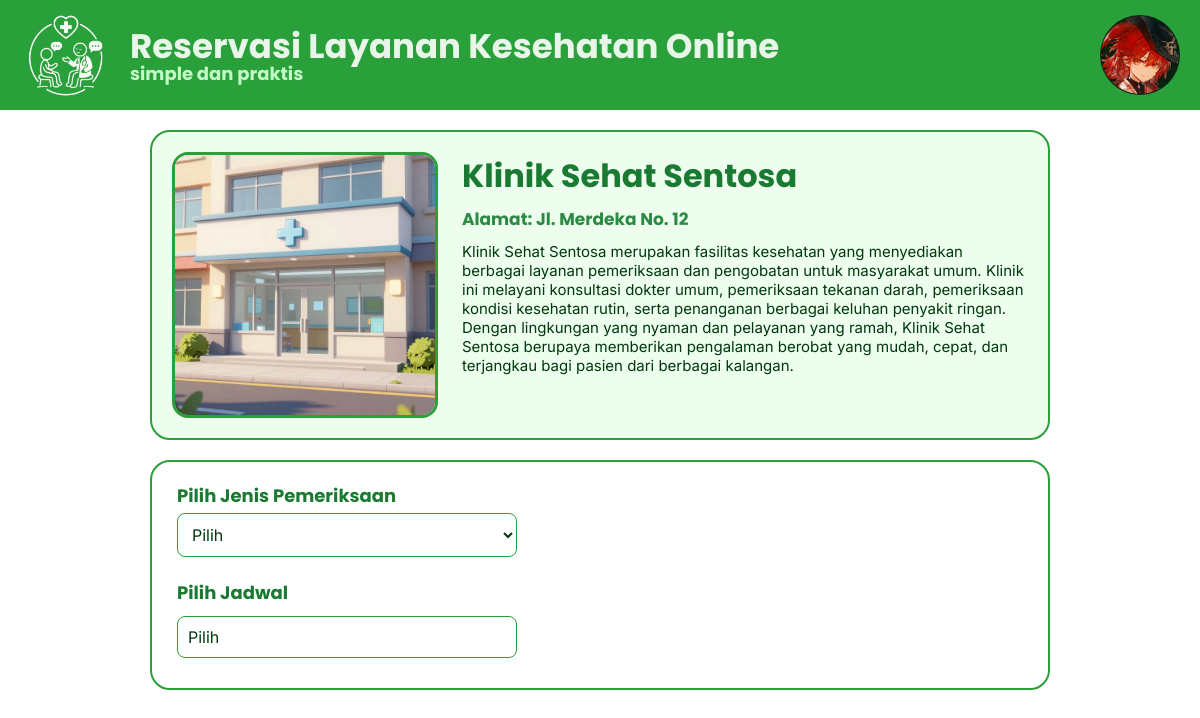
Page /lokasi.php?lokasiId=1 (signed in) on the committed database.
### tables this page shows
CREATE TABLE `pengguna` (
  `id` bigint(20) NOT NULL,
  `nama` varchar(255) NOT NULL,
  `email` varchar(255) NOT NULL,
  `no_hp` varchar(20) NOT NULL,
  `password` varchar(255) NOT NULL,
  `foto_profil` varchar(255) NOT NULL
);

CREATE TABLE `lokasi` (
  `id` bigint(20) NOT NULL,
  `nama` varchar(255) NOT NULL,
  `alamat` varchar(255) NOT NULL,
  `gambar` varchar(255) NOT NULL,
  `deskripsi` text NOT NULL
);

### lokasi.php (the view, shortened to what this page needs)
<?php
include("tambahan/connect.php");
$lokasiId = $_GET['lokasiId'];
$dataLokasi = $connect->query("SELECT * FROM lokasi WHERE id = $lokasiId")->fetch_object();
?>
<!DOCTYPE html>
<html lang="en">
    <head>
        <link rel="stylesheet" href="style.css">
</head>
<body>
    <?php include("tambahan/header.php"); ?>
    <main>
    <div id="container">
        <img id="gambarLokasi" src="<?php echo $dataLokasi->gambar ?>">
        <div id="container-2">
            <h2 id="nama-lokasi"><?php echo $dataLokasi->nama ?></h2>
            <p id="alamat">Alamat: <?php echo $dataLokasi->alamat ?></p>
            <p id="teks-detail"><?php echo $dataLokasi->deskripsi ?></p>
        </div>
    </div>
    <form id="input-layanan-dan-jadwal" action="dataPribadi.php" method="POST">
        <div style="display: grid;">
            <label for="jenisLayanan">Pilih Jenis Pemeriksaan</label>
            <select id="jenisLayanan" name="jenisLayanan" required>
                <option value="" disabled selected>Pilih</option>
            </select>
        </div>
        <label for="open-kalender">Pilih Jadwal</label>
        <button type="button" id="open-kalender">Pilih</button>
    </form>
    </main>
</body>
</html>

### tambahan/header.php (shortened to what this page needs)
<?php
    $fotoHeader = "gambar/foto_profil/default.png";
    $idHeader = $_SESSION["pengguna_id"];
    $queryHeader = mysqli_query($connect, "SELECT * FROM pengguna WHERE id = '$idHeader'") or die(mysqli_error($connect));
    if($userHeader = mysqli_fetch_assoc($queryHeader)){
        $fotoHeader = "gambar/foto_profil/" . $userHeader["foto_profil"];
    }
?>
<head>
    <link rel="stylesheet" href="style.css">
</head>
<header>
    <a href="index.php">
        <div id="juduldanLogo" style="display: flex;">
            <img src="gambar/logo.png" id="logo">
            <div class="container-judul">
                <h1 id="judul">Reservasi Layanan Kesehatan Online</h1>
                <h1 id="slogan">simple dan praktis</h1>
            </div>
        </div>
    </a>
    <div id="profilPenggunaHeader">
        <a href="profil.php"><img src="<?= $fotoHeader; ?>" id="fotoProfilHeader"></a>
    </div>
</header>

### style.css (style rules this page uses)
:root { --primary: #2AA03A; --primary-dark: #1B7A32; --primary-light: #E8F5E9; --secondary-dark: #2d8a44; --secondary-light: #c3fac8; --background-dark: #092410; --background: #ffffff; --surface: #edfdee; --border: #2AA03A; --text: #00380e; }
body { margin: 0px; background-color: var(--background); font-family: 'Inter', sans-serif; color: var(--text); }
a { text-decoration: none; color: inherit; }

### lokasi.php (style rules this page uses)
main { max-width: 900px; margin: 0 auto; padding: 20px; }
#container { display: flex; gap: 24px; margin: 0px 0px 20px 0px; padding: 20px; background-color: var(--surface); border: 2px solid var(--border); border-radius: 20px; }
#gambarLokasi { flex-shrink: 0; width: 260px; height: 260px; object-fit: cover; border: 3px solid var(--border); border-radius: 16px; }
#container-2 { display: block; margin: 0px; }
#nama-lokasi { margin: 0px 0px 6px 0px; font-size: 32px; font-family: 'Poppins', sans-serif; color: var(--primary-dark); }
#alamat { margin: 0px 0px 10px 0px; font-size: 17px; font-family: 'Poppins', sans-serif; color: var(--secondary-dark); font-weight: bold; }
#teks-detail { margin: 0px; font-size: 15px; font-family: 'Inter', sans-serif; color: var(--text); }
#input-layanan-dan-jadwal { display: grid; gap: 6px; padding: 20px 25px; background-color: white; border: 2px solid var(--border); border-radius: 20px; }
label { font-size: 18px; font-family: 'Poppins', sans-serif; color: var(--primary-dark); font-weight: bold; }
select, #open-kalender { width: 100%; max-width: 340px; box-sizing: border-box; margin: 4px 0px 10px 0px; padding: 10px; border: 1px solid var(--border); border-radius: 8px; background-color: white; color: var(--text); font: inherit; text-align: left; cursor: pointer; }

### tambahan/header.php (style rules this page uses)
header { position: sticky; top: 0; z-index: 1000; display: flex; align-items: center; justify-content: space-between; background-color: var(--primary); min-height: 110px; padding: 10px 20px; gap: 15px; box-sizing: border-box; }
#juduldanLogo { display: flex; align-items: center; gap: 20px; min-width: 0; }
#logo { width: 90px; height: 90px; flex-shrink: 0; }
#judul { margin: 0; font-size: 34px; font-family: 'Poppins', sans-serif; color: var(--primary-light); transform: translateY(+10%); }
#slogan { margin: 0; font-size: 18px; font-family: 'Poppins', sans-serif; color: var(--secondary-light); transform: translateY(-25%); }
#profilPenggunaHeader { display: flex; align-items: center; justify-content: center; width: 80px; height: 80px; background-color: var(--background-dark); border-radius: 50%; flex-shrink: 0; }
#fotoProfilHeader { width: 78px; height: 78px; border-radius: 50%; object-fit: cover; display: block; }

### rows in the picture
pengguna: foto_profil (picture)
lokasi: gambar (picture), nama "Klinik Sehat Sentosa", alamat "Jl. Merdeka No. 12", deskripsi "Klinik Sehat Sentosa merupakan fasilitas kesehatan yang menyediakan berbagai layanan pemeriksaan dan pengobatan untuk masyarakat umum. Klinik ini melayani konsultasi dokter umum, pemeriksaan tekanan darah, pemeriksaan kondisi kesehatan rutin, serta penanganan berbagai keluhan penyakit ringan. Dengan lingkungan yang nyaman dan pelayanan yang ramah, Klinik Sehat Sentosa berupaya memberikan pengalaman berobat yang mudah, cepat, dan terjangkau bagi pasien dari berbagai kalangan."
